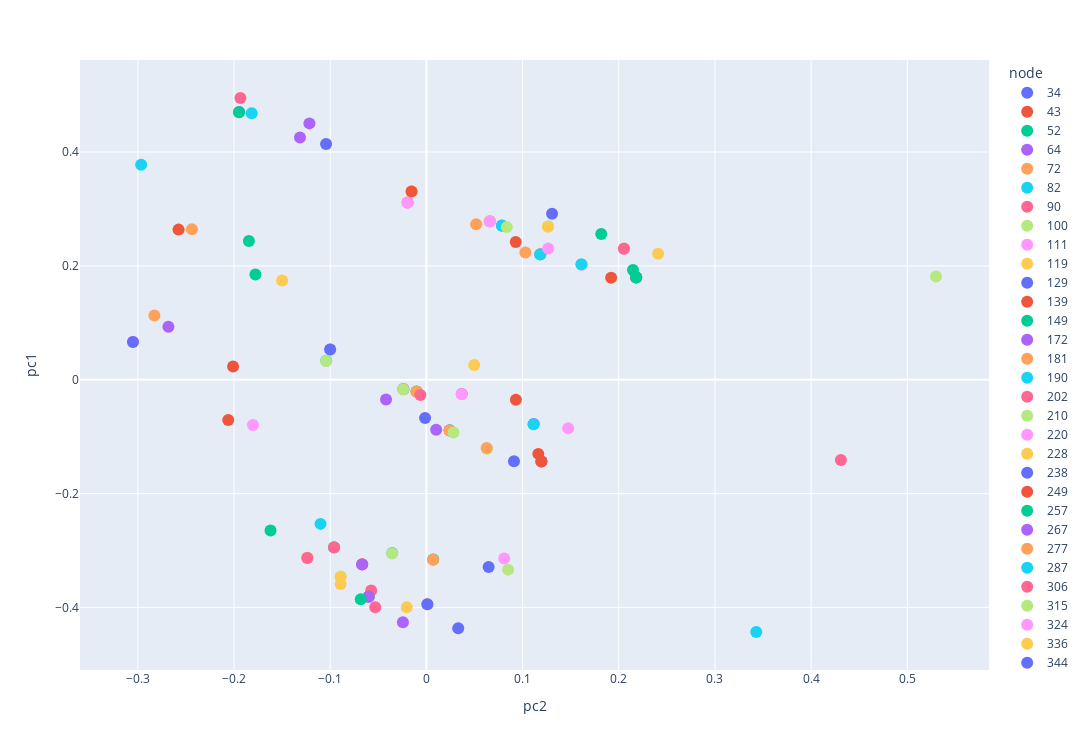
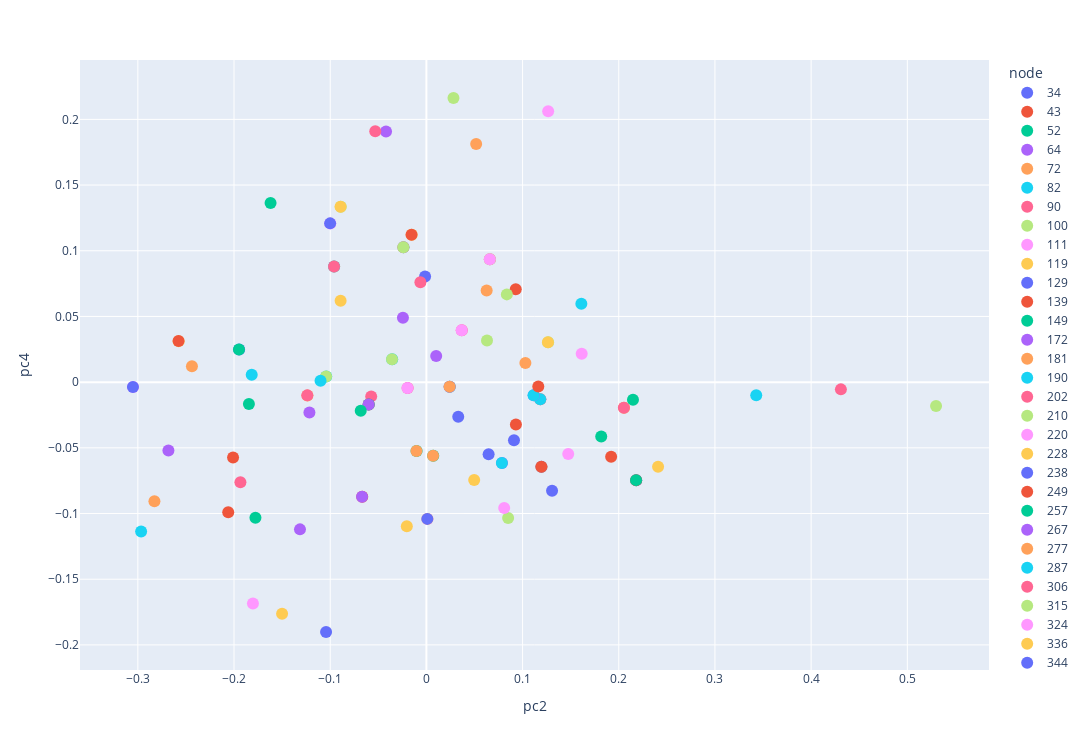

Notebook code for these charts, in order:
### Markdown cell above
Visualization

### Code cell
pipe_tree_df_pca["node"]= pipe_tree_df_pca.index
fig = px.scatter(pipe_tree_df_pca, x="pc2", y="pc1", color="node", hover_data=["node"])
fig.update_traces(textposition="bottom right")



fig.update_layout(
    autosize=False,
    width=1200,
    height=750,)


fig.update_traces(
    marker=dict(
        size=12,
    ),
)
fig.show()

fig = px.scatter(pipe_tree_df_pca, x="pc2", y="pc4", color="node", hover_data=["node"])
fig.update_traces(textposition="bottom right")


fig.update_layout(
    autosize=False,
    width=1200,
    height=750,)


fig.update_traces(
    marker=dict(
        size=12,
    ),
)

fig.show()
